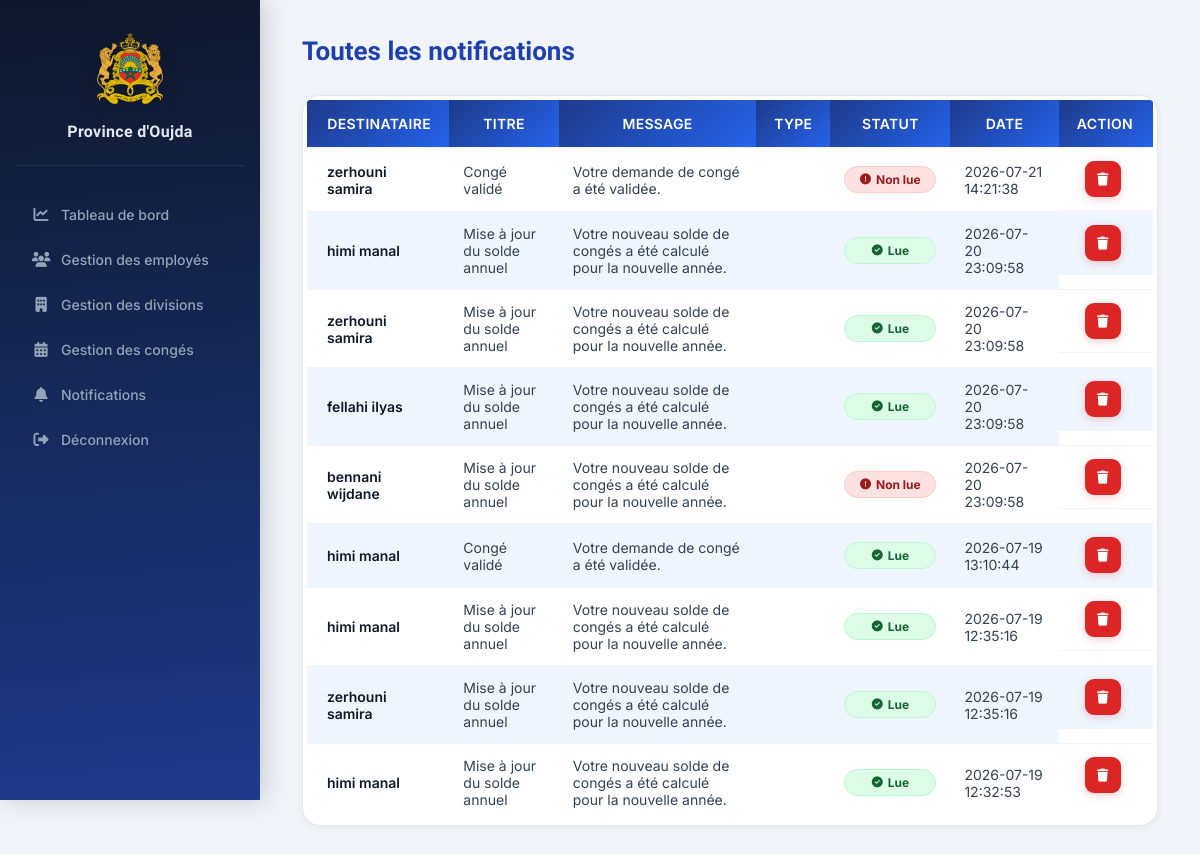
Page /admin/dashboard.php?page=notifications (signed in) on the committed database.
### tables this page shows
CREATE TABLE `notifications` (
  `id` int(11) NOT NULL,
  `utilisateur_id` int(11) NOT NULL,
  `titre` varchar(100) NOT NULL,
  `message` text NOT NULL,
  `type_notification` enum('Application','Email') NOT NULL,
  `lu` tinyint(1) DEFAULT 0,
  `date_notification` datetime DEFAULT current_timestamp()
);

CREATE TABLE `employes` (
  `id` int(11) NOT NULL,
  `matricule` varchar(50) NOT NULL,
  `nom` varchar(50) NOT NULL,
  `prenom` varchar(50) NOT NULL,
  `cin` varchar(20) DEFAULT NULL,
  `email` varchar(100) NOT NULL,
  `telephone` varchar(20) DEFAULT NULL,
  `date_embauche` date NOT NULL,
  `division_id` int(11) DEFAULT NULL,
  `utilisateur_id` int(11) DEFAULT NULL,
  `solde_annuel` int(11) DEFAULT 22,
  `reste_annee_precedente` int(11) DEFAULT 0,
  `solde_total` int(11) DEFAULT 22,
  `derniere_maj_solde` year(4) DEFAULT NULL
);

### config/auth.php (called while the page is built, shortened)
<?php
function e($value): string
{
    return htmlspecialchars((string) $value, ENT_QUOTES, 'UTF-8');
}
?>

### admin/notifications.php (the view, shortened to what this page needs)
<?php
require_once "../config/auth.php";
require_once "../config/database.php";
$sql = "SELECT notifications.*,
               employes.nom,
               employes.prenom
        FROM notifications
        LEFT JOIN utilisateurs
        ON notifications.utilisateur_id = utilisateurs.id
        LEFT JOIN employes
        ON utilisateurs.id = employes.utilisateur_id
        ORDER BY date_notification DESC";
$stmt = $pdo->query($sql);
$notifications = $stmt->fetchAll();
?>
<h1>Toutes les notifications</h1>
<div class="notification-panel">
    <table class="notification-table">
        <tr>
            <th>Destinataire</th>
            <th>Titre</th>
            <th>Message</th>
            <th>Type</th>
            <th>Statut</th>
            <th>Date</th>
            <th>Action</th>
        </tr>
        <?php foreach ($notifications as $notification) { ?>
        <tr>
            <td>
                <?php
                if (!empty($notification['nom'])) {
                    echo e($notification['nom']) . ' ' . e($notification['prenom']);
                } else {
                    echo "Administrateur";
                }
                ?>
            </td>
            <td><?= e($notification['titre']); ?></td>
            <td><?= e($notification['message']); ?></td>
            <td><?= e($notification['type_notification']); ?></td>
            <td>
                <?php if ($notification['lu'] == 1) { ?>
                <span class="notification-status notification-read">
                    <i class="fa-solid fa-check-circle"></i>
                    Lue
                </span>
                <?php } else { ?>
                <span class="notification-status notification-unread">
                    <i class="fa-solid fa-circle-exclamation"></i>
                    Non lue
                </span>
                <?php } ?>
            </td>
            <td><?= e($notification['date_notification']); ?></td>
            <td class="actions">
                <a class="btn-icon btn-supprimer" href="supprimer_notification.php?id=<?= $notification['id']; ?>"
                    onclick="return confirm('Voulez-vous supprimer cette notification ?')" title="Supprimer">
                    <i class="fa-solid fa-trash"></i>
                </a>
            </td>
        </tr>
        <?php } ?>
    </table>
</div>

### assets/css/dashboard.css (style rules this page uses)
*, *::before, *::after { box-sizing: border-box; }
html { scroll-behavior: smooth; }
body { margin: 0; padding: 0; font-family: 'Inter', system-ui, sans-serif; background: #f1f5f9; color: #1e293b; -webkit-font-smoothing: antialiased; -moz-osx-font-smoothing: grayscale; }
.main-content h1 { color: #0f172a; margin: 0 0 6px; font-family: 'Sora', sans-serif; font-size: 26px; font-weight: 700; line-height: 1.2; }
h1 { color: #0f172a; font-family: 'Sora', sans-serif; }
table { width: 100%; border-collapse: collapse; font-size: 14px; }
tbody tr { border-bottom: 1px solid #f1f5f9; transition: background 0.15s ease; }
tbody tr:last-child { border-bottom: none; }
tbody td { padding: 13px 14px; color: #334155; vertical-align: middle; }

### assets/css/table.css (style rules this page uses)
table { width: 100%; border-collapse: collapse; border-spacing: 0; font-size: 14px; }
th { padding: 13px 16px; text-align: left; font-family: 'Inter', sans-serif; font-size: 11px; font-weight: 700; text-transform: uppercase; letter-spacing: 0.65px; color: #94a3b8; white-space: nowrap; border-bottom: 1px solid rgba(255,255,255,0.05); }
th:first-child { padding-left: 20px; }
th:last-child { padding-right: 20px; text-align: center; }
td { padding: 13px 16px; text-align: left; border-bottom: 1px solid #f1f5f9; color: #334155; font-size: 14px; vertical-align: middle; background: white; transition: background 0.15s ease; }
td:first-child { padding-left: 20px; }
td:last-child { padding-right: 20px; text-align: center; }
tbody tr:nth-child(even) td { background: #f8fafc; }
tbody tr:last-child td { border-bottom: none; }
td:first-child { font-weight: 600; color: #0f172a; }
.btn-ajouter, .btn-rechercher, .btn-modifier, .btn-supprimer, .btn-valider, .btn-refuser { display: inline-flex; align-items: center; justify-content: center; gap: 7px; border: none; border-radius: 9px; color: white; text-decoration: none; font-family: 'Inter', sans-serif; font-size: 13.5px; font-weight: 600; cursor: pointer; transition: transform 0.18s ease, box-shadow 0.18s ease, filter 0.18s ease; letter-spacing: 0.1px; }
.btn-ajouter i, .btn-rechercher i, .btn-modifier i, .btn-supprimer i, .btn-valider i, .btn-refuser i { font-size: 13px; }
.btn-supprimer { padding: 9px 15px; background: #dc2626; box-shadow: 0 3px 8px rgba(220, 38, 38, 0.22); }
.btn-icon { width: 36px; height: 36px; display: inline-flex; align-items: center; justify-content: center; border: none; border-radius: 9px; color: white; text-decoration: none; font-size: 14px; cursor: pointer; transition: transform 0.18s ease, box-shadow 0.18s ease, filter 0.18s ease; flex-shrink: 0; }
.btn-icon i { margin: 0; pointer-events: none; }
.btn-supprimer.btn-icon { padding: 0; background: #dc2626; box-shadow: 0 2px 8px rgba(220, 38, 38, 0.25); }
.actions { display: flex; justify-content: center; align-items: center; gap: 6px; }
.notification-status { display: inline-flex; align-items: center; justify-content: center; gap: 5px; min-width: 92px; padding: 5px 10px; border: 1px solid transparent; border-radius: 99px; font-size: 12px; font-weight: 700; white-space: nowrap; }
.notification-status i { font-size: 11px; }
.notification-read { color: #166534; background: #dcfce7; border-color: #bbf7d0; }
.notification-unread { color: #991b1b; background: #fee2e2; border-color: #fecaca; }
table th { background: linear-gradient(135deg, #1e3a8a, #2563eb); color: #ffffff; font-weight: 600; padding: 15px 18px; text-align: center; border: none; font-size: 14px; letter-spacing: 0.3px; }

### assets/css/form.css (style rules this page uses)
.main-content > h1 { margin-bottom: 28px; color: #1e40af; }
table tr:first-child th { background: linear-gradient(135deg, #1e3a8a, #2563eb); color: #fff; }
table tr:nth-child(odd) td { background: #eff6ff; }
table tr:nth-child(even) td { background: #fff; }
.notification-panel { overflow-x: auto; padding: 4px; border: 1px solid #e2e8f0; border-radius: 18px; background: #fff; box-shadow: 0 2px 8px rgba(15,23,42,.05); }
.notification-panel .notification-table { margin: 0; box-shadow: none; }

### rows in the picture
notifications: employes.nom "zerhouni", employes.prenom "samira", titre "Congé validé", message "Votre demande de congé a été validée.", lu 0 (drawn), date_notification "2026-07-21 14:21:38"
notifications: employes.nom "himi", employes.prenom "manal", titre "Mise à jour du solde annuel", message "Votre nouveau solde de congés a été calculé pour la nouvelle année.", lu 1 (drawn), date_notification "2026-07-20 23:09:58"
notifications: employes.nom "zerhouni", employes.prenom "samira", titre "Mise à jour du solde annuel", message "Votre nouveau solde de congés a été calculé pour la nouvelle année.", lu 1 (drawn), date_notification "2026-07-20 23:09:58"
notifications: employes.nom "fellahi", employes.prenom "ilyas", titre "Mise à jour du solde annuel", message "Votre nouveau solde de congés a été calculé pour la nouvelle année.", lu 1 (drawn), date_notification "2026-07-20 23:09:58"
notifications: employes.nom "bennani", employes.prenom "wijdane", titre "Mise à jour du solde annuel", message "Votre nouveau solde de congés a été calculé pour la nouvelle année.", lu 0 (drawn), date_notification "2026-07-20 23:09:58"
notifications: employes.nom "himi", employes.prenom "manal", titre "Congé validé", message "Votre demande de congé a été validée.", lu 1 (drawn), date_notification "2026-07-19 13:10:44"
notifications: employes.nom "himi", employes.prenom "manal", titre "Mise à jour du solde annuel", message "Votre nouveau solde de congés a été calculé pour la nouvelle année.", lu 1 (drawn), date_notification "2026-07-19 12:35:16"
notifications: employes.nom "zerhouni", employes.prenom "samira", titre "Mise à jour du solde annuel", message "Votre nouveau solde de congés a été calculé pour la nouvelle année.", lu 1 (drawn), date_notification "2026-07-19 12:35:16"
notifications: employes.nom "himi", employes.prenom "manal", titre "Mise à jour du solde annuel", message "Votre nouveau solde de congés a été calculé pour la nouvelle année.", lu 1 (drawn), date_notification "2026-07-19 12:32:53"
